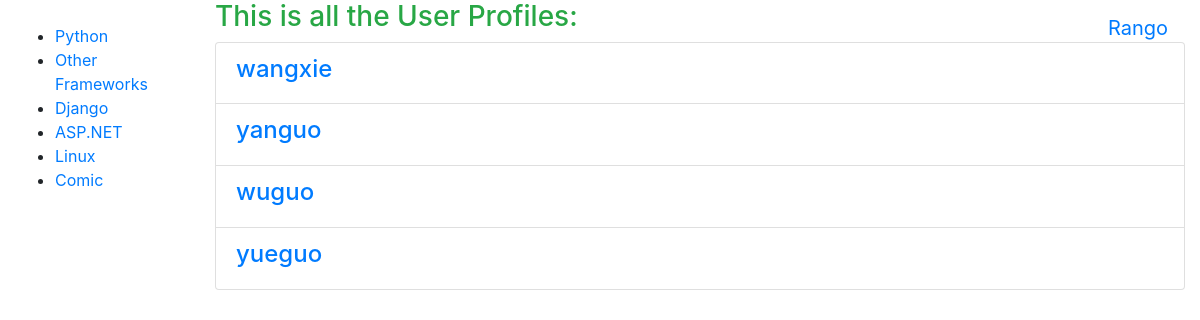
Page /rango/list_profile/ on the earlier database version.
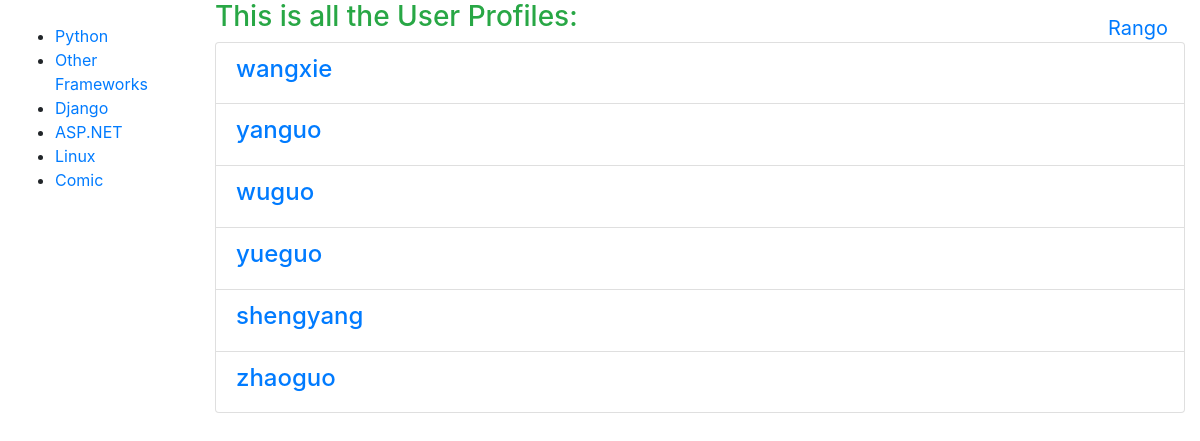
Same page on the later database version.
### rango/models.py (models this page shows, shortened)
class Category(models.Model):
	name = models.CharField(max_length=128, unique=True)
	views = models.IntegerField(default=0)
	likes = models.IntegerField(default=0)
	slug = models.SlugField(blank=True)
	class Meta:
		verbose_name_plural = 'Categories'

class UserProfile(models.Model):
	user = models.OneToOneField(User)
	website = models.URLField(blank=True)
	picture = models.ImageField(upload_to='profile_images', blank=True)

### rango/views.py (the view)
def list_profile(request):
	list_profile = UserProfile.objects.all()
	return render(request, 'rango/list_profile.html', {'list_profile':list_profile})

### rango/templatetags/rango_template_tags.py (called while the page is built)
@register.inclusion_tag('rango/cats.html')
def get_category_list(cat=None):
	return {'cats': Category.objects.all(),
		'act_cat': cat}

### templates/rango/list_profile.html (shortened to what this page needs)
{% extends 'rango/base.html' %}
{% load staticfiles %}
{% block body_block %}
	<h3 class="text-success">This is all the User Profiles:</h3>
		<div class="panel">
			{% if list_profile %}
						{% for listuser in list_profile %}
						<div class="list-group-item">
							<h4 class="list-group-item-heading">
								<a href="{% url 'rango:update_profile' listuser.user.username %}">{{listuser.user.username}}</a>
							</h4>
						</div>
					{% endfor %}
			{% else %}
				<p>There are no users for the site.</p>
			{% endif %}
		</div>
{% endblock %}

### templates/rango/base.html (shortened to what this page needs)
<!DOCTYPE html>
{% load staticfiles %}
{% load rango_template_tags %}
<html lang="en"><head><meta http-equiv="Content-Type" content="text/html; charset=UTF-8">
    <link href="https://maxcdn.bootstrapcdn.com/bootstrap/4.0.0-alpha.6/css/bootstrap.min.css" rel="stylesheet">
    <link href=" http://getbootstrap.com/examples/dashboard/dashboard.css" rel="stylesheet">
  </head>
  <body>
    <nav class="navbar navbar-toggleable-md navbar-inverse fixed-top bg-inverse">
      <button class="navbar-toggler navbar-toggler-right hidden-lg-up" type="button" data-toggle="collapse" data-target="#navbarsExampleDefault" aria-controls="navbarsExampleDefault" aria-expanded="false" aria-label="Toggle navigation">
        <span class="navbar-toggler-icon"></span>
      </button>
      <a class="navbar-brand" href="#">Rango</a>
    </nav>
    <div class="container-fluid">
      <div class="row">
        <div class="col-sm-3 col-md-2 sidebar-left">
        <br>
            {% block sidebar_block %}
              {% get_category_list category %}
            {% endblock %}
      </div>
      <div class="col-sm-9 col-sm-offset-3 col-md-10 col-sm-offset-2 main">
            {% block body_block %} {% endblock %}
      </div>
      </div>
    </div>
</body></html>

### templates/rango/cats.html
<ul>
{% if cats %}
	{% for c in cats %}
		{% if c == act_cat %}
			<li>
			<strong>
				<a href="{% url 'rango:show_category' c.slug %}">{{ c.name }}</a>
			</strong>
			</li>
		{% else %}
			<li>
				<a href="{% url 'rango:show_category' c.slug %}">{{ c.name }}</a>
			</li>
		{% endif %}
	{% endfor %}
{% else %}
	<li><strong>There are no categories present.</strong></li>
{% endif %}
</ul>

Differences in the rows shown:
added UserProfile: user.username "shengyang"
added UserProfile: user.username "zhaoguo"
